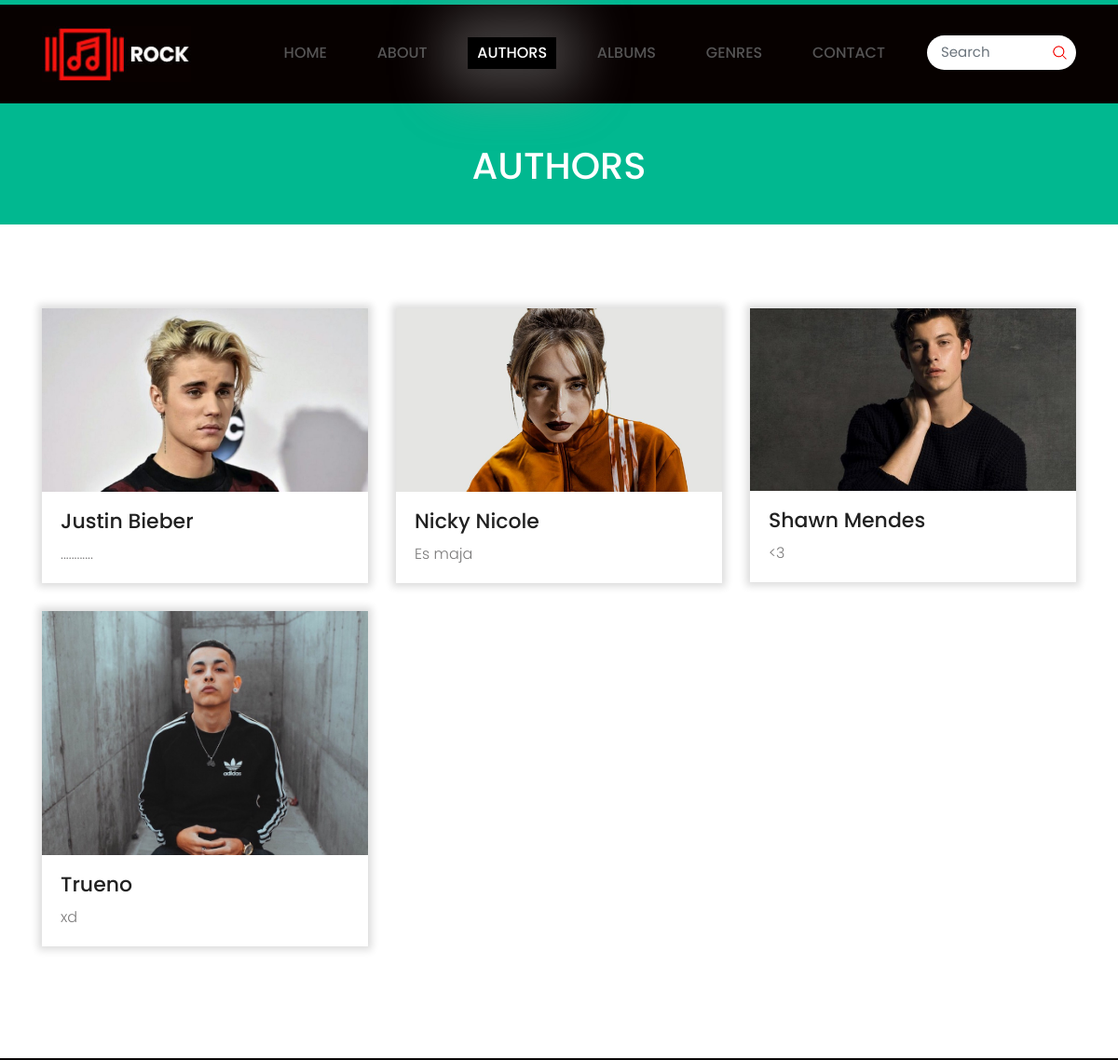
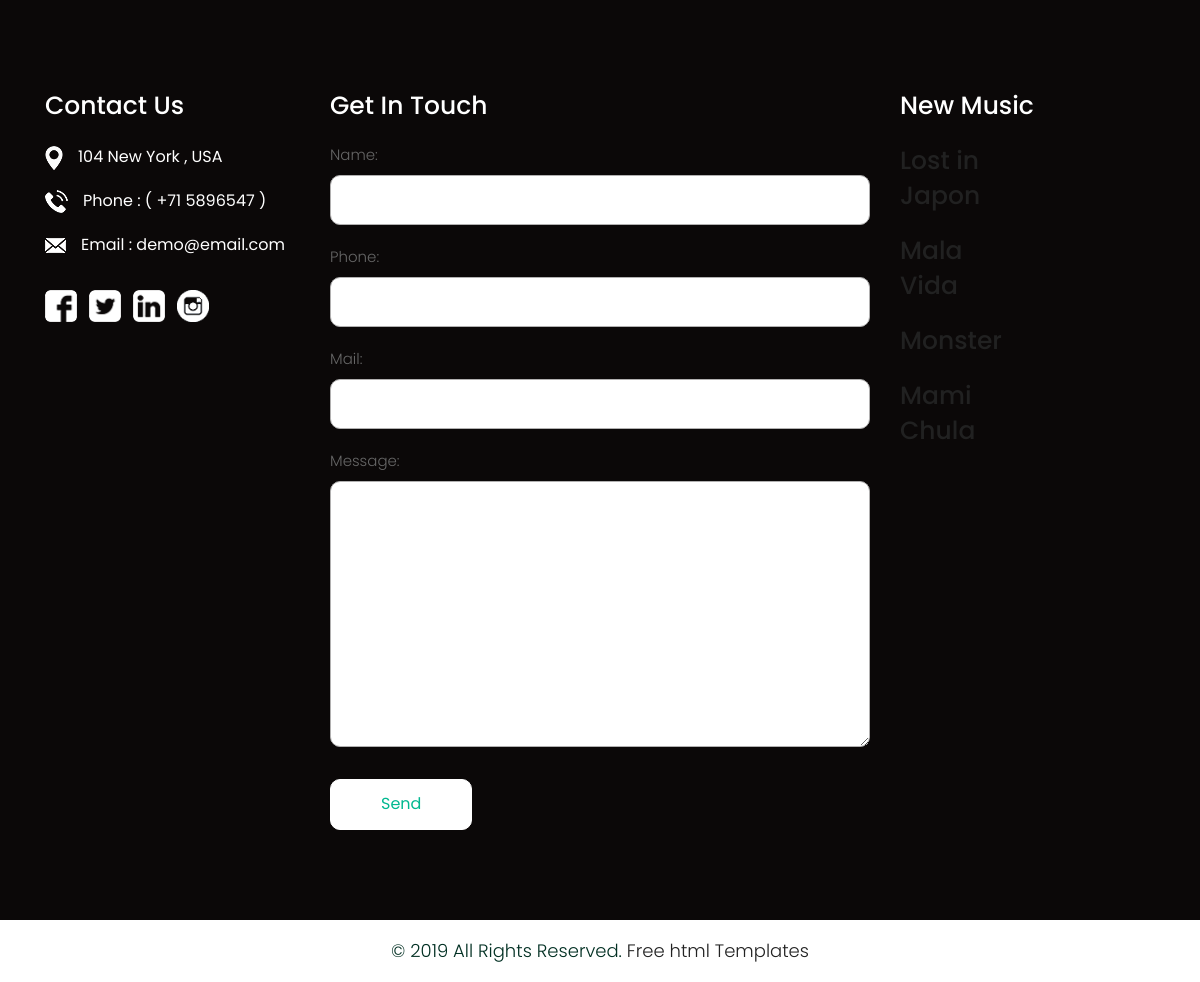
/top100/author, run on the app's committed database (2 pictures, top to bottom).
### top100_app/models.py (models this page shows, shortened)
class Author(models.Model):
    name = models.CharField(max_length = 30, default='Name')
    info = models.CharField(max_length = 200, default='Information')
    image = models.ImageField(upload_to='top100_app/static/images/authors', blank=True, null=True, verbose_name='Image')

class Song(models.Model):
    name = models.CharField(max_length=20)
    author = models.ManyToManyField(Author)
    genre = models.ForeignKey(Genre, on_delete=models.CASCADE, null = True)
    repros = models.IntegerField()
    date = models.DateTimeField(default = datetime.now)
    album = models.ForeignKey(Album, on_delete=models.CASCADE, null = True)

### top100_app/views.py (the view, shortened to what this page needs)
def author (request) :
    authors = get_list_or_404(Author.objects.order_by('name'))
    songs_date = get_list_or_404(Song.objects.order_by('date')[: 4])
    form = ContactForm()
    context = {
        'author_list': authors,
        'song_date_list' : songs_date,
        'form' : form
    }
    return render(request, "author.html", context)

### top100_app/forms.py
class ContactForm(forms.Form):
    name = forms.CharField(widget=forms.TextInput(attrs={'class' : 'contactus'}), max_length= 100)
    phone = forms.CharField(widget=forms.TextInput(attrs={'class' : 'contactus'}), max_length= 13)
    mail = forms.CharField(widget=forms.TextInput(attrs={'class' : 'contactus'}), max_length= 100)
    message = forms.CharField(widget=forms.Textarea(attrs={'class' : 'textarea'}), max_length= 2000)

### top100_app/templates/author.html
{% extends "base.html" %}
{% load static %}
    {% block active%}
    <li> <a href="{% url 'index'%}">Home</a> </li>
    <li> <a href="{% url 'about'%}">About</a> </li>
    <li class="active"> <a href="{% url 'author'%}"> Authors</a> </li>
    <li> <a href="{% url 'album'%}"> Albums</a> </li>
    <li> <a href="{% url 'genre'%}">Genres</a> </li>
    <li> <a href="{% url 'contact'%}">Contact</a> </li>
    {% endblock %}
    {% block body %}
    <div class="blogbg">
        <div class="container">
            <div class="row">
                <div class="col-md-12">
                    <div class="blogtitlepage">
                        <h2>Authors</h2>
                    </div>
                </div>
            </div>
        </div>
    </div>
    <div class="Lastestnews blog">
        <div class="container">
            <div class="row">
                {% if author_list %}
                    {% for c in author_list %}
                        <div class="col-xl-4 col-lg-4 col-md-4 col-sm-12 margin">
                            <div class="news-box">
                                <figure><img src="/{{ c.image.name }}" alt="{{ c.image.name }}"/></figure>
                                <h3><a href = "{% url 'author_details' c.id%}">{{c.name}}</a></h3>
                                <p>{{c.info}}</p>
                            </div>
                        </div>
                    {% endfor%}
                {% else %}
                    <h1>THERE ARE NO AUTHORS</h1>
                {% endif %}
            </div>
        </div>
    </div>
    {% endblock%}

### top100_app/templates/base.html (shortened to what this page needs)
<!DOCTYPE html>
<html lang="en">
{% load static %}
<head>
    <link rel="stylesheet" href="{%static 'css/bootstrap.min.css' %}" >
    <link rel="stylesheet" href="{%static 'css/style.css' %}">
    <link rel="stylesheet" href="{%static 'css/responsive.css' %}">
    <link rel="stylesheet" href="{%static 'css/jquery.mCustomScrollbar.min.css' %}">
    <link rel="stylesheet" href="https://netdna.bootstrapcdn.com/font-awesome/4.0.3/css/font-awesome.css">
    <link rel="stylesheet" href="https://cdnjs.cloudflare.com/ajax/libs/fancybox/2.1.5/jquery.fancybox.min.css" media="screen">
</head>
<body class="main-layout">
    <header>
        <div class="header">
            <div class="container">
                <div class="row">
                    <div class="col-xl-2 col-lg-2 col-md-2 col-sm-2 col logo_section">
                        <div class="full">
                            <div class="center-desk">
                                <div class="logo">
                                    <a href="{% url 'index' %}"><img src="{%static 'images/logo.jpg' %}" alt="logo" /></a>
                                </div>
                            </div>
                        </div>
                    </div>
                    <div class="col-xl-8 col-lg-8 col-md-10 col-sm-10">
                        <div class="menu-area">
                            <div class="limit-box">
                                <nav class="main-menu">
                                    <ul class="menu-area-main">
                                        {% block active %}{% endblock %}
                                    </ul>
                                </nav>
                            </div>
                        </div>
                    </div>
                    <div class="col-xl-2 col-lg-2 col-md-2 col-sm-2">
                        <form class="search">
                            <input class="form-control" type="text" placeholder="Search">
                            <button><img src="{%static 'images/search_icon.png' %}" ></button>
                        </form>
                    </div>
                </div>
            </div>
    </header>
    {% block body %}
    {% endblock %}
    <footr id="footer_with_contact">
        <div class="footer">
            <div class="container">
                <div class="row">
                    <div class="col-lg-3 col-md-6 col-sm-12 width">
                        <div class="address">
                            <h3>Contact Us</h3>
                            <ul class="locarion_icon">
                                <li><img src="{%static 'icon/1.png' %}" alt="icon" />104 New York , USA</li>
                                <li><img src="{%static 'icon/2.png' %}" alt="icon" />Phone : ( +71 5896547 )</li>
                                <li><img src="{%static 'icon/3.png' %}" alt="icon" />Email : demo@email.com</li>
                            </ul>
                            <ul class="contant_icon">
                                <li><img src="{%static 'icon/fb.png' %}" alt="icon" /></li>
                                <li><img src="{%static 'icon/tw.png' %}" alt="icon" /></li>
                                <li><img src="{%static 'icon/lin(2).png' %}" alt="icon" /></li>
                                <li><img src="{%static 'icon/instagram.png' %}" alt="icon" /></li>
                            </ul>
                        </div>
                    </div>
                    <div class="col-lg-6 col-md-6 col-sm-12 width">
                        <div class="address">
                            <h3>Get In Touch</h3>
                                <form action="contact" method="post">
                                    <div class="row">
                                        <div class="col-sm-12">
                                            {{form.as_p}}
                                            <button class="send">Send</button>
                                        </div>
                                    </div>
                                </form>
                        </div>
                    </div>
                    <div class="col-xl-3 col-lg-3 col-md-6 col-sm-12 width">
                        <div class="address">
                            <h3>New Music </h3>
                                {% if song_date_list %}
                                    {% for c in song_date_list %}
                                        <div class="row">
                                            <div class="col-xl-6 col-lg-6 col-md-6 col-sm-6 ">
                                            <h3><a href = "{% url 'song_details' c.id%}">{{c.name}}</a></h3>
                                            </div>
                                        </div>
                                    {% endfor%}
                                {% else %}
                                    <h1>THERE ARE NO SONGS</h1>
                                {% endif %}
                        </div>
                    </div>
                </div>
            </div>
            <div class="copyright">
                <p>© 2019 All Rights Reserved. <a href="https://html.design/">Free html Templates</a></p>
            </div>
        </div>
    </footr>
</body>
</html>

### data on the page
Author: image.name (picture), name "Justin Bieber", info "............"
Author: image.name (placeholder picture), name "Nicky Nicole", info "Es maja"
Author: image.name (picture), name "Shawn Mendes", info "<3"
Author: image.name (picture), name "Trueno", info "xd"
Song: name "Lost in Japon"
Song: name "Mala Vida"
Song: name "Monster"
Song: name "Mami Chula"
